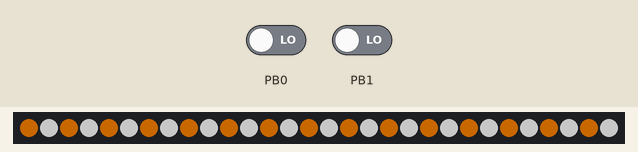
Recording of a program running on a simulated ATtiny85, built with avr-gcc and run on an emulated ATtiny85. Parts: 30 RGB LEDs in strip order, left to right. The test bench sets the inputs (shaded band); at power-on: PB0 LOW, PB1 LOW. Dim RGB values are drawn brighter than linear.

Above: at 1.2 s.
1.3 s: PB0 driven HIGH
At 2.1 s:
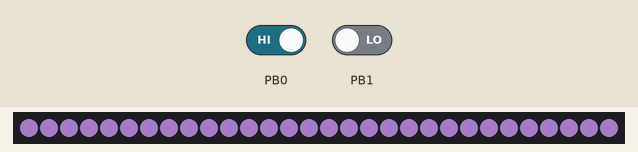
2.8 s: PB1 driven HIGH
At 2.95 s:
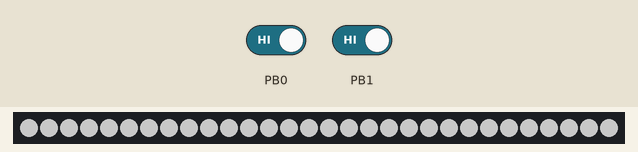
Timing chart, 0 to 5.8 s (numbered marks = the images above; inputs shaded):
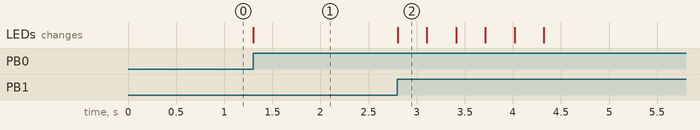

The program:

main.cpp
```cpp
#include "Arduino.h"
#include "lights.h"

uint8_t flagBit = 4;

int main() {
    init();

#if defined(USBCON)
    USB.attach();
#endif

    setup();

    while (1) {
        loop();
    }

    return 0;
}

void Delay(void){
    float usdelay = 0.0;
    usdelay =(1000/ ( (1.0 / 28000000) * 1000000000 ) );

    while (usdelay != 0) {
        asm("NOP");
        usdelay--;
    }
}

void Delay_us(int delayus){
    while (delayus != 0){
        Delay();
        delayus--;
    }

}

void setup(void){
    pinMode(1, INPUT);
    pinMode(0, INPUT);
    lightsSetup();
    for (uint8_t i = 0; i < 30; i+=2) {
        lightsSetColor(i, ORANGE, 4);
    }
    for (uint8_t i = 1; i < 30; i+=2) {
        lightsSetColor(i, WHITE, 4);
    }
}

void loop(void){
    uint8_t pinValue = PINB & 0b00000011;


    if (pinValue == 1 && pinValue != flagBit){
        lightsSetColor(PURPLE, 4);
        flagBit = pinValue;
    }
    else if (pinValue == 3 && pinValue != flagBit){
        uint8_t currentFlash = 0;
        while (currentFlash < 3){
            lightsSetColor(WHITE, 4);
            delay(300);
            lightsSetColor(PURPLE, 4);
            delay(300);
            currentFlash++;
        }
        flagBit = pinValue;
    }
    else if(pinValue == 0 && pinValue != flagBit){
        for (uint8_t i = 0; i < 30; i+=2) {
           lightsSetColor(i, ORANGE, 4);
        }
        for (uint8_t i = 1; i < 30; i+=2) {
            lightsSetColor(i, WHITE, 4);
        }
        flagBit = pinValue;
    }
}
```

lights.cpp
```cpp
#include "lights.h"

Adafruit_NeoPixel strip = Adafruit_NeoPixel(30, 4, NEO_GRB + NEO_KHZ800);

color_t strip_color[] = {ORANGE, WHITE, ORANGE, WHITE, ORANGE, WHITE, ORANGE, WHITE};
uint8_t strip_flashing[NUMBER_OF_STRIPS];

void lightsSetup(){

    #if defined (__AVR_ATtiny85__)
      if (F_CPU == 16000000) clock_prescale_set(clock_div_1);
    #endif

    strip.begin();
    strip.setPin(4);
    strip.show();
    strip.setBrightness(100);
}


void lightsSetPin(uint8_t pin){
  strip.setPin(pin);
}

void lightsSetFlash(uint8_t strip, uint8_t isFlashing){
  strip_flashing[strip] = isFlashing;
}

uint8_t lightsGetFlash(uint8_t strip){
  return strip_flashing[strip];
}

void lightsSetColor(color_t colour, uint8_t pin){

  lightsSetPin(pin);
  strip_color[pin] = colour;

  switch (colour){
    case RED: {
      for(uint8_t i = 0; i<30; i++)
        strip.setPixelColor(i, 255, 0, 0);
      break;
    }
    case BLUE: {
      for(uint8_t i = 0; i<30; i++)
        strip.setPixelColor(i, 0, 0, 255);
      break;
    }
    case GREEN: {
      for(uint8_t i = 0; i<30; i++)
        strip.setPixelColor(i, 0, 255, 0);
      break;
    }
    case YELLOW: {
      for(uint8_t i = 0; i<30; i++)
        strip.setPixelColor(i, 254, 213, 53);
      break;
    }
    case ORANGE: {
      for(uint8_t i = 0; i<30; i++)
        strip.setPixelColor(i, 255, 130, 0);
      break;
    }
    case WHITE: {
      for(uint8_t i = 0; i<30; i++)
        strip.setPixelColor(i, 255, 255, 255);
      break;
    }
    case GREY: {
      for(uint8_t i = 0; i<30; i++)
        strip.setPixelColor(i, 88, 89, 91);
      break;
    }
    case PURPLE: {
      for(uint8_t i = 0; i<30; i++)
        strip.setPixelColor(i, 207, 151, 244);
      break;
    }
  }
  strip.show();
}

void lightsSetColor(uint8_t i, color_t colour, uint8_t pin){

  lightsSetPin(pin);
  strip_color[pin] = colour;

  switch (colour){
    case RED: {
      strip.setPixelColor(i, 255, 0, 0);
      break;
      }
    case BLUE: {
      strip.setPixelColor(i, 0, 0, 255);
      break;
    }
    case GREEN: {
      strip.setPixelColor(i, 0, 116, 111);
      break;
    }
    case YELLOW: {
      strip.setPixelColor(i, 254, 213, 53);
      break;
    }
    case ORANGE: {
      strip.setPixelColor(i, 255, 130, 0);
      break;
    }
    case WHITE: {
      strip.setPixelColor(i, 255, 255, 255);
      break;
    }
    case GREY: {
      strip.setPixelColor(i, 88, 89, 91);
      break;
    }
    case PURPLE: {
      strip.setPixelColor(i, 207, 140, 244);
      break;
    }
  }
  strip.show();
}
```

lights.h
```cpp
#ifndef LIGHTS_H_
#define LIGHTS_H_

#ifdef __AVR__
    #include <avr/power.h>
#endif

#include <Adafruit_NeoPixel.h>

#define NUMBER_OF_STRIPS 1
#define LIGHTS_PER_STRIP 30

typedef enum {
  RED,
  BLUE,
  GREEN,
  YELLOW,
  ORANGE,
  WHITE,
  GREY,
  PURPLE,
} color_t;


void lightsSetFlash(uint8_t strip, uint8_t isFlashing);
void lightsSetup();
void lightsSetPin(uint8_t pin);
void lightsSetColor(color_t colour, uint8_t pin);
void lightsSetColor(uint8_t i, color_t colour, uint8_t pin);
uint8_t lightsGetFlash(uint8_t strip);

#endif
```

Measured:
- after the input at 1.3 s, the LEDs: change at once (image 1)
- after the input at 2.8 s, the LEDs: change at once (image 2)
